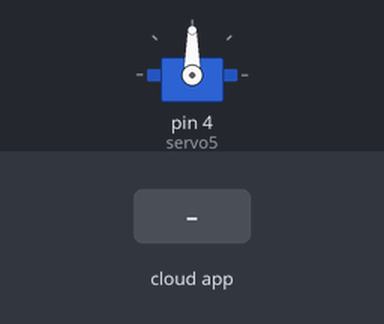
Bench run of a sketch on a simulated Arduino Uno, built with avr-gcc and run on an emulated ATmega328P. Parts: servo. The test bench sets the inputs (shaded band). The ROS host is connected and sends only what is stated.

Above: at 1.2 s.
1.3 s: the phone or cloud app sets servo to 0
At 2.1 s:
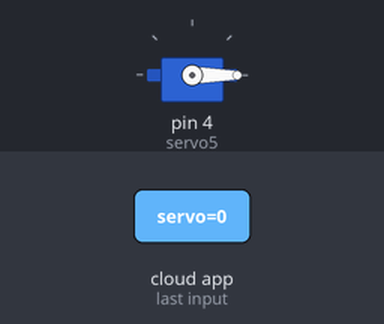
At 3.6 s:
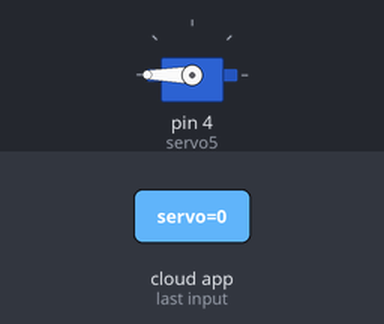
4.3 s: the phone or cloud app sets servo to 1
Timing chart, 0 to 9.8 s (numbered marks = the images above; inputs shaded):
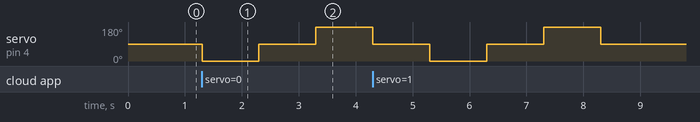

Measured:
- after the input at 1.3 s, servo on pin 4 (servo5): 90° → 0° at once, → 90° 1.0 s later, → 180° 1.0 s later

The sketch:

servo_rosserial.ino
```cpp
#include <ros.h>
#include <std_msgs/Empty.h>
#include <Servo.h>
ros::NodeHandle nh;
Servo servo5;

void messageCb( const std_msgs::Empty& toggle_msg) {
  //digitalWrite(11, HIGH);
  //delay(100);
  //digitalWrite(11, LOW);
  //delay(100);
  servo5.write(0);
  delay(1000);
  servo5.write(90);
  delay(1000);
  servo5.write(180);
  delay(1000);
  servo5.write(90);
  delay(1000);
}

ros::Subscriber<std_msgs::Empty> sub("servo", &messageCb );

void setup(){
  servo5.attach(4);
  //pinMode(11, OUTPUT);
  //digitalWrite(11, HIGH);
  nh.initNode();
  nh.subscribe(sub);
}

void loop(){
  nh.spinOnce();
  delay(1);
}
```
